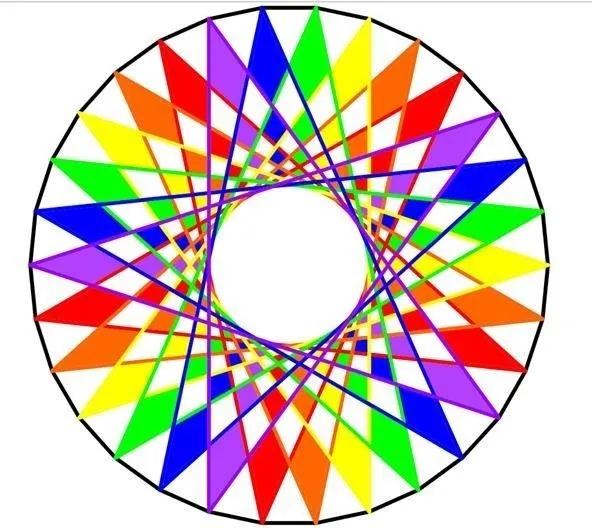
#> input picture Friday 08:30 - 10:30/E22CSEU1069_Adv_Cv_Labs/LAB_6/image.webp, 592 x 528 px, given in place of image.jpeg, which was not available
$ jupyter execute lab3_computer_vision.ipynb   (shell and % lines are left out)   (older library calls are emulated)
#> lines starting #> are read from the running program, lines starting #| are printed output that depends on the picture; after the words box and inside, x2 and y2 are one past the last pixel; in counts of white or black regions, pixels touching at a corner belong together; pictures that were not available may be replaced by others from this repository, and a replacement may not be noted
[cell 1]

import cv2
import matplotlib.pyplot as plt
import numpy as np
from google.colab.patches import cv2_imshow

[cell 2]
# Read the image (BGR format)
image = cv2.imread('image.jpeg')
#> image is the input picture: shape (528, 592, 3); mean B, G, R 186.2, 194.9, 209.3

[cell 3]
# Convert to RGB
image_rgb = cv2.cvtColor(image, cv2.COLOR_BGR2RGB)
cv2.imwrite('image_rgb.jpg', image_rgb)  # Save the RGB image
#> Out = True

[cell 4]
# Get image dimensions
height, width, channels = image.shape
#> height = 528; width = 592; channels = 3
print(f"Image Dimensions: {height} x {width} x {channels}")
#| Image Dimensions: 528 x 592 x 3

[cell 5]
# Calculate total pixels
total_pixels = height * width
#> total_pixels = 312576
print(f"Total Pixels: {total_pixels}")
#| Total Pixels: 312576

[cell 6]
# Convert to Grayscale
image_gray = cv2.cvtColor(image, cv2.COLOR_BGR2GRAY)
cv2.imwrite('image_gray.jpg', image_gray)  # Save the grayscale image

# Display images with labels
plt.figure(figsize=(10, 4))

[cell 7]
# Original Image (BGR)
plt.subplot(1, 3, 1)
plt.imshow(cv2.cvtColor(image, cv2.COLOR_BGR2RGB))  # Convert for correct color display
plt.title("Original (BGR)")
plt.axis('off')  # Hide axes

# RGB Image
plt.subplot(1, 3, 2)
plt.imshow(image_rgb)
plt.title("RGB Image")
plt.axis('off')

# Grayscale Image
plt.subplot(1, 3, 3)
plt.imshow(image_gray, cmap='gray')  # Display grayscale properly
plt.title("Grayscale Image")
plt.axis('off')

# Show all images
plt.tight_layout()
plt.show()

[cell 8]
# Convert Grayscale to Binary using Thresholding
threshold_value = 128
_, binary_image = cv2.threshold(image_gray, threshold_value, 255, cv2.THRESH_BINARY)
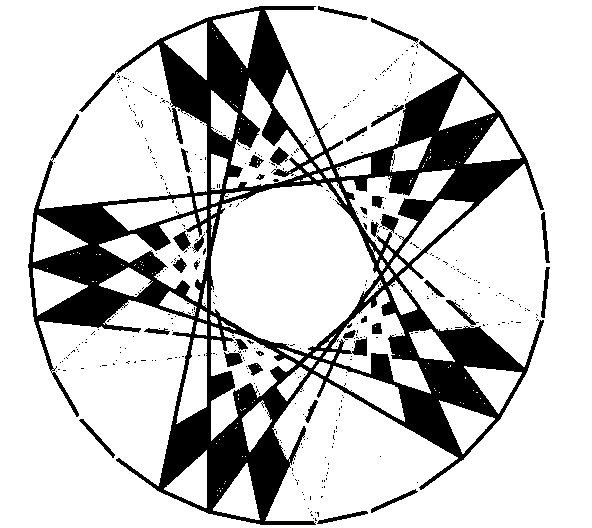
#> binary_image: shape (528, 592); 79.1% white; 419 black regions (388 under 20 px), largest, box (x1, y1, x2, y2) and area: (28, 6, 544, 525) 60788, (270, 147, 289, 166) 199, (371, 18, 419, 43) 197

# Count black pixels (black pixels are 0 in binary image)
black_pixels = np.sum(binary_image == 0)
#> black_pixels = 65268

# Get image size
height, width = image_gray.shape  # Grayscale images have only (height, width)
total_pixels = height * width

# Display images using Matplotlib (with labels)
plt.figure(figsize=(10, 5))

# Grayscale Image
plt.subplot(1, 2, 1)
plt.imshow(image_gray, cmap='gray')
plt.title("Grayscale Image")
plt.axis('off')

# Binary Image
plt.subplot(1, 2, 2)
plt.imshow(binary_image, cmap='gray')
plt.title("Binary Image")
plt.axis('off')

plt.show()

# Print results
print(f"Image Width: {width} pixels")
#| Image Width: 592 pixels
print(f"Image Height: {height} pixels")
#| Image Height: 528 pixels
print(f"Total Pixels: {total_pixels}")
#| Total Pixels: 312576
print(f"Total Black Pixels: {black_pixels}")
#| Total Black Pixels: 65268

[cell 9]
from skimage import filters

[cell 10]
# 📌 1. Sobel Edge Detection
sobel_x = cv2.Sobel(image_gray, cv2.CV_64F, 1, 0, ksize=3)  # Detect edges in X direction
sobel_y = cv2.Sobel(image_gray, cv2.CV_64F, 0, 1, ksize=3)  # Detect edges in Y direction
sobel = cv2.magnitude(sobel_x, sobel_y)  # Combine X and Y gradients

# 📌 2. Prewitt Edge Detection
prewitt_x = cv2.filter2D(image_gray, cv2.CV_64F, np.array([[1, 1, 1], [0, 0, 0], [-1, -1, -1]]))  # X direction
prewitt_y = cv2.filter2D(image_gray, cv2.CV_64F, np.array([[1, 0, -1], [1, 0, -1], [1, 0, -1]]))  # Y direction
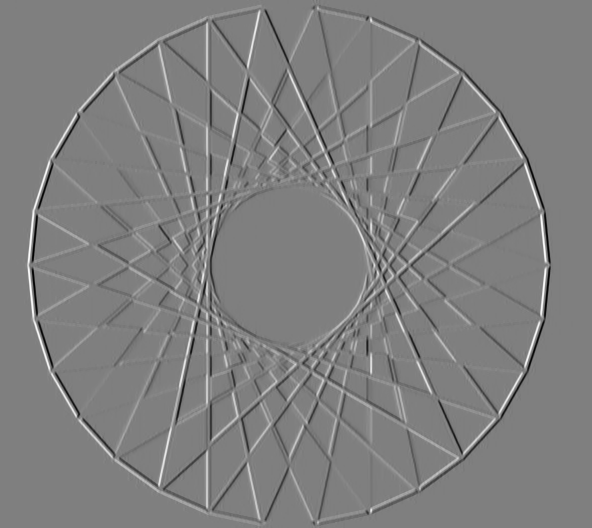
#> prewitt_y: shape (528, 592) float64; min -763, max 764, mean 0; drawn with min black and max white
prewitt = cv2.magnitude(prewitt_x, prewitt_y)

# 📌 3. Roberts Cross Edge Detection
roberts = filters.roberts(image_gray)

# 📌 4. Canny Edge Detector
canny_edges = cv2.Canny(image_gray, 100, 200)
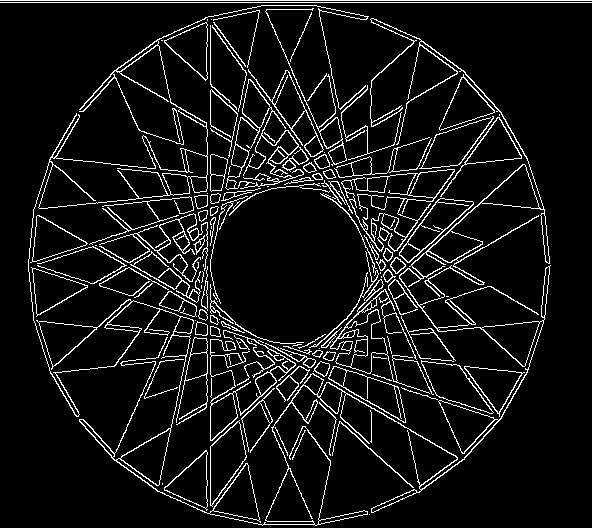
#> canny_edges: shape (528, 592); 8% white in thin lines or dots

# 📌 5. Global Thresholding (Otsu’s Method)
_, global_thresh = cv2.threshold(image_gray, 128, 255, cv2.THRESH_BINARY + cv2.THRESH_OTSU)
#> global_thresh: shape (528, 592); 67.1% white; 1 black region, box (x1, y1, x2, y2) and area: (28, 6, 550, 525) 102753

# 📌 6. Adaptive Thresholding
adaptive_thresh = cv2.adaptiveThreshold(image_gray, 255, cv2.ADAPTIVE_THRESH_GAUSSIAN_C, cv2.THRESH_BINARY, 11, 2)
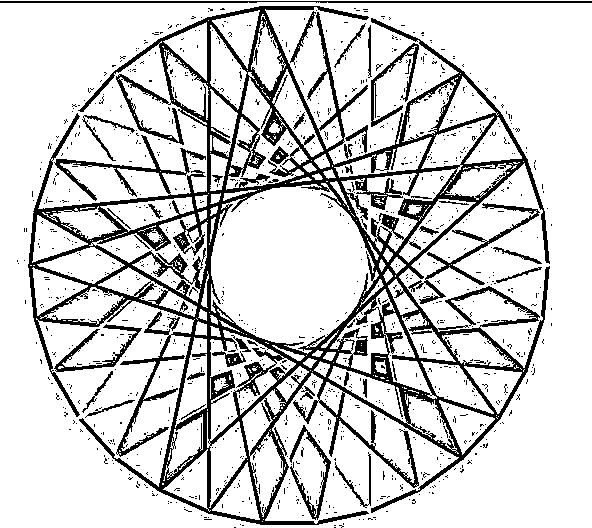
#> adaptive_thresh: shape (528, 592); 81.8% white; 1159 black regions (1117 under 20 px), largest, box (x1, y1, x2, y2) and area: (28, 6, 550, 525) 46084, (408, 203, 540, 304) 1265, (0, 1, 592, 3) 1121

# 📌 7. Edge-Based Segmentation (Using Canny Edges)
edge_based_segmentation = canny_edges  # Already computed in Canny

# 📌 8. Region-Based Segmentation (Watershed Algorithm)
# Convert to color for markers
image_color = cv2.cvtColor(image_gray, cv2.COLOR_GRAY2BGR)

[cell 11]
# Compute sure background
kernel = np.ones((3, 3), np.uint8)
sure_bg = cv2.dilate(global_thresh, kernel, iterations=3)
#> sure_bg: shape (528, 592); 83.2% white; 90 black regions (34 under 20 px), largest, box (x1, y1, x2, y2) and area: (374, 291, 535, 482) 8090, (121, 9, 327, 139) 8082, (37, 162, 135, 369) 8073

# Compute sure foreground (distance transform)
dist_transform = cv2.distanceTransform(global_thresh, cv2.DIST_L2, 5)
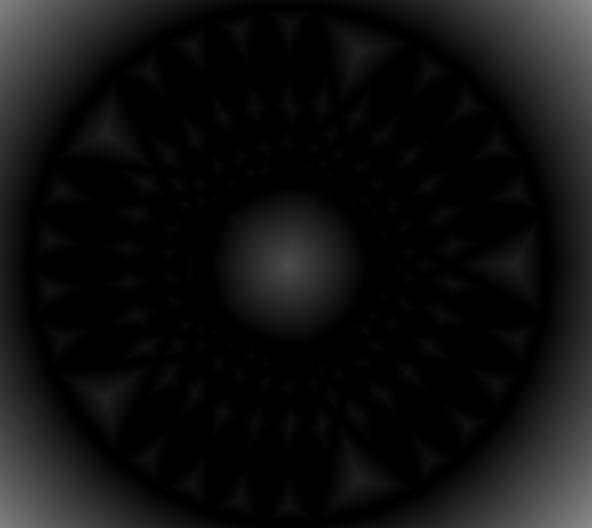
#> dist_transform: shape (528, 592) float32; min 0, max 141.2, mean 16.7
_, sure_fg = cv2.threshold(dist_transform, 0.5 * dist_transform.max(), 255, 0)
#> sure_fg: shape (528, 592) float32; 6.1% white; 5 white regions, box (x1, y1, x2, y2) and area: (487, 0, 592, 127) 5642, (491, 404, 592, 528) 5354, (0, 0, 91, 102) 4034, (0, 428, 87, 528) 3776, (282, 258, 296, 273) 155

# Compute unknown region
sure_fg = np.uint8(sure_fg)
unknown = cv2.subtract(sure_bg, sure_fg)
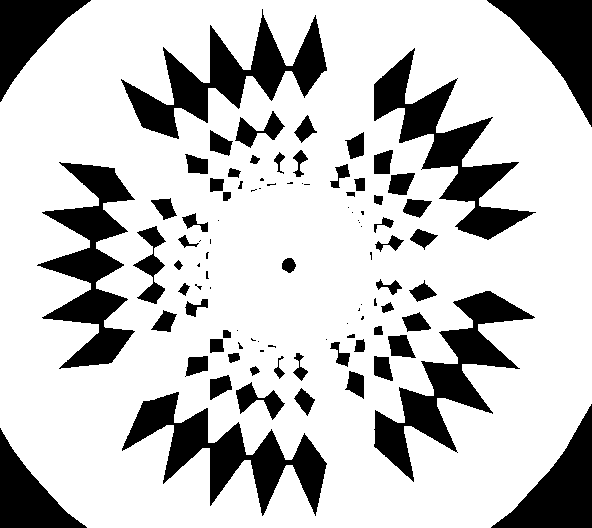
#> unknown: shape (528, 592); 77.1% white; 95 black regions (34 under 20 px), largest, box (x1, y1, x2, y2) and area: (374, 291, 535, 482) 8090, (121, 9, 327, 139) 8082, (37, 162, 135, 369) 8073

[cell 12]
# Label markers
_, markers = cv2.connectedComponents(sure_fg)
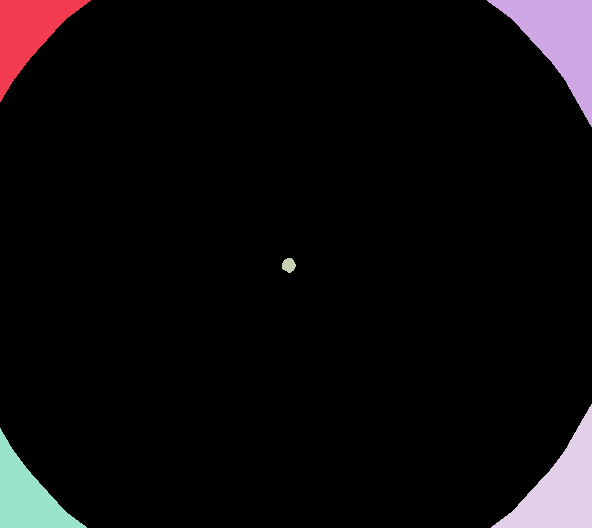
#> markers: shape (528, 592) int32; 6 distinct labels, from 0 to 5; one colour per label, 0 black
markers += 1
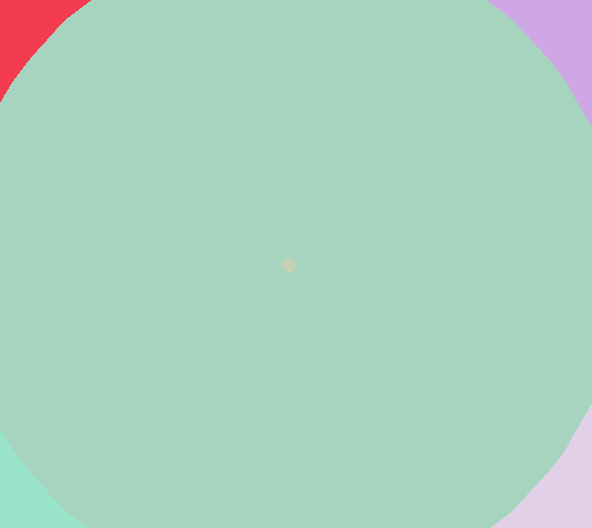
#> markers: shape (528, 592) int32; 6 distinct labels, from 1 to 6; one colour per label, 0 black
markers[unknown == 255] = 0
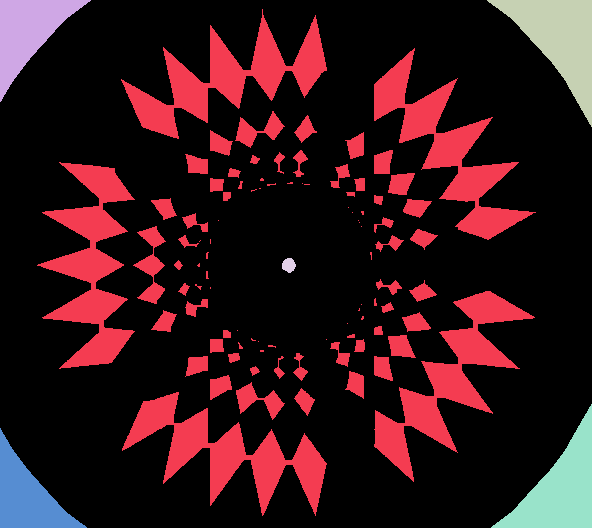
#> markers: shape (528, 592) int32; 7 distinct labels, from 0 to 6; one colour per label, 0 black

# Apply Watershed
cv2.watershed(image_color, markers)
image_color[markers == -1] = [0, 0, 255]  # Mark boundaries in red
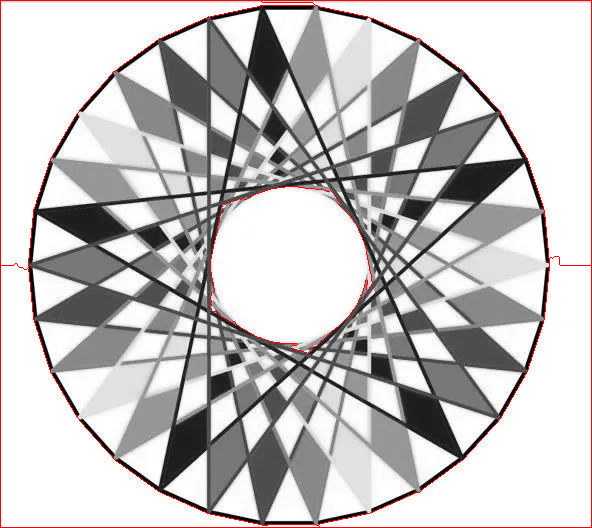
#> image_color: shape (528, 592, 3); mean B, G, R 195.5, 195.5, 199.1

[cell 13]
# 📌 Display all results
fig, axes = plt.subplots(3, 3, figsize=(12, 12))

axes[0, 0].imshow(sobel, cmap='gray')
axes[0, 0].set_title("Sobel Edge Detection")
axes[0, 0].axis('off')

axes[0, 1].imshow(prewitt, cmap='gray')
axes[0, 1].set_title("Prewitt Edge Detection")
axes[0, 1].axis('off')

axes[0, 2].imshow(roberts, cmap='gray')
axes[0, 2].set_title("Roberts Cross Edge Detection")
axes[0, 2].axis('off')

axes[1, 0].imshow(canny_edges, cmap='gray')
axes[1, 0].set_title("Canny Edge Detection")
axes[1, 0].axis('off')

axes[1, 1].imshow(global_thresh, cmap='gray')
axes[1, 1].set_title("Global Thresholding")
axes[1, 1].axis('off')

axes[1, 2].imshow(adaptive_thresh, cmap='gray')
axes[1, 2].set_title("Adaptive Thresholding")
axes[1, 2].axis('off')

axes[2, 0].imshow(edge_based_segmentation, cmap='gray')
axes[2, 0].set_title("Edge-Based Segmentation")
axes[2, 0].axis('off')

axes[2, 1].imshow(image_color)
axes[2, 1].set_title("Watershed Segmentation")
axes[2, 1].axis('off')

plt.tight_layout()
plt.show()
#> figure, not shown here; B, G, R data is drawn as R, G, B
